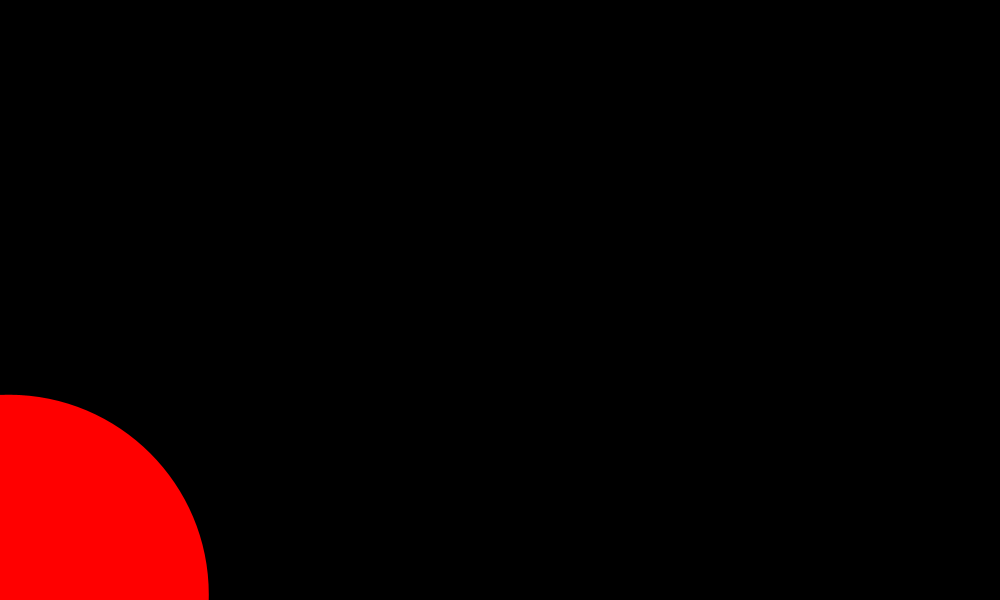
Frame 1 (no input)
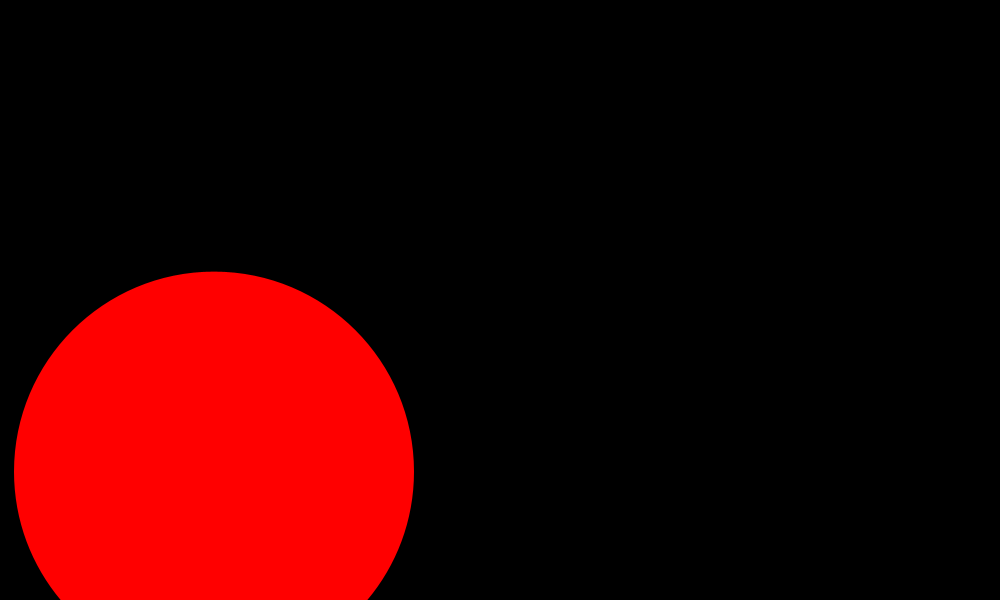
Frame 60 (the mouse pressed at the canvas centre just before this capture)
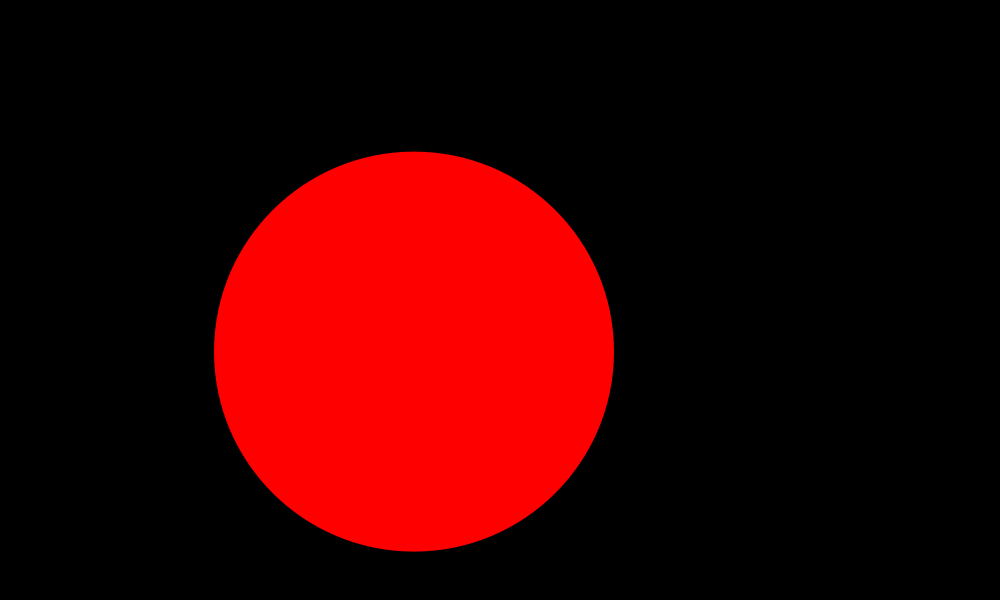
Frame 120 (the mouse held since frame 60 and released just before this capture)

The Processing sketch that drew these frames (run headless with seeded random() and noise(); from frame 60 on, the mouse is pressed at the canvas centre):

// Processing sketch: opdracht_answer_step1
// ── opdracht_answer_step1.pde
float cirkelPositieX;
float cirkelPositieY;
float cirkelSnelheidX;
float cirkelSnelheidY;
int cirkelRadius;

int prevTime;

void setup() {
  size(1000, 600);
  
  cirkelPositieX = 0;
  cirkelPositieY = height;
  cirkelSnelheidX = width / 5;
  cirkelSnelheidY = -height / 5;
  cirkelRadius = width / 5;
}

void draw() {
  background(0);
  
  float dt = (millis() - prevTime) / 1000F;
  prevTime = millis();
  
  cirkelPositieX += cirkelSnelheidX * dt;
  cirkelPositieY += cirkelSnelheidY * dt;
     
  noStroke();
  fill(255, 0, 0);
  circle(cirkelPositieX, cirkelPositieY, 2 * cirkelRadius);
}
